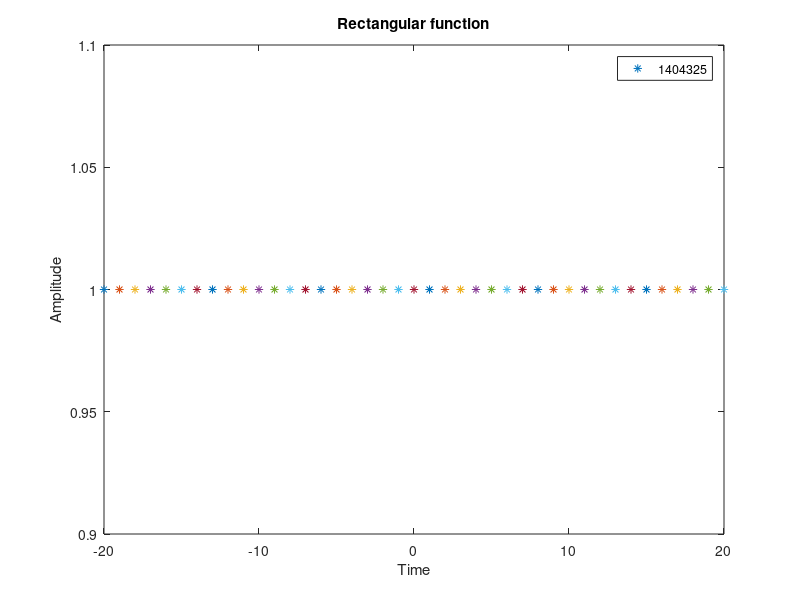

Here is the MATLAB script that generated this plot:
clc;
clear all;
close all;
t=-20:1:20;
if (0<=t<10)
    y=1;
else
    y=0;
end 
plot(t,y,'*');
xlabel('Time');
ylabel('Amplitude');
title('Rectangular function');
legend('1404325');
hold on;